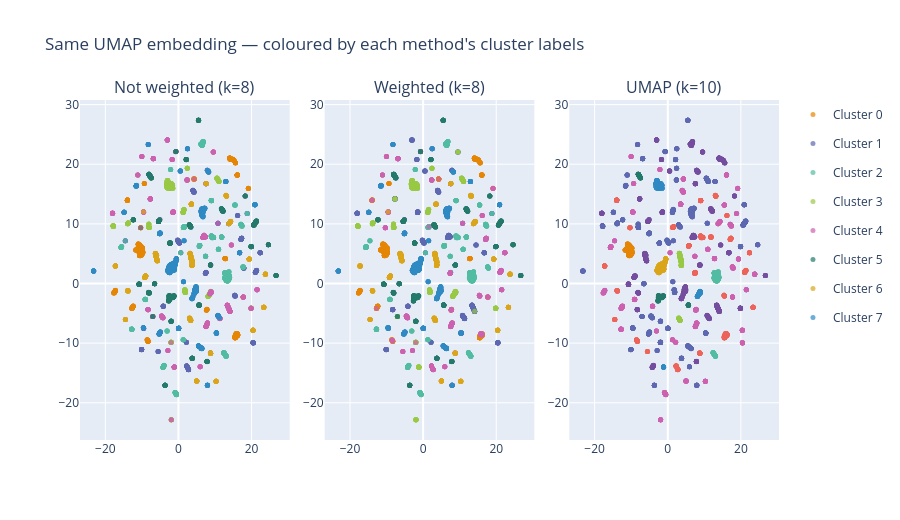

Notebook code for this chart:
### Code cell
# Same UMAP embedding, three sets of labels
#
# Projects all three methods' cluster labels onto the UMAP 2D embedding.
# Any visual difference between subplots is due purely to label assignment —
# the layout is identical. This makes it easy to see where methods agree
# and where they diverge.

emb2d = u["emb2d"]

fig = make_subplots(
    rows=1, cols=3,
    subplot_titles=[
        f"Not weighted (k={nw['winner_k']})",
        f"Weighted (k={w['winner_k']})",
        f"UMAP (k={u['umap_k']})",
    ],
    horizontal_spacing=0.05,
)

for col_idx, (approach, lbls) in enumerate([
    ("Not weighted", label_sets["Not weighted"]),
    ("Weighted",     label_sets["Weighted"]),
    ("UMAP",         label_sets["UMAP"]),
]):
    for cluster_id in sorted(np.unique(lbls)):
        mask = lbls == cluster_id
        fig.add_trace(
            go.Scatter(
                x=emb2d[mask, 0], y=emb2d[mask, 1],
                mode="markers",
                marker=dict(
                    size=5,
                    color=px.colors.qualitative.Vivid[
                        cluster_id % len(px.colors.qualitative.Vivid)
                    ],
                    opacity=0.7,
                ),
                name=f"Cluster {cluster_id}",
                legendgroup=f"{approach}_{cluster_id}",
                showlegend=(col_idx == 0),
            ),
            row=1, col=col_idx + 1,
        )

fig.update_layout(
    title="Same UMAP embedding — coloured by each method's cluster labels",
    height=520,
)
fig.show()

### Figure 1 — Plotly figure (JSON) as saved in the notebook; plotly's stock layout.template omitted (floating-point values rounded to 4 significant figures; data arrays with more than 128 entries replaced by an {"elided": "..."} marker saying what was removed)
{"data": [{"legendgroup": "Not weighted_0", "marker": {"color": "rgb(229, 134, 6)", "opacity": 0.7, "size": 5}, "mode": "markers", "name": "Cluster 0", "showlegend": true, "type": "scatter", "x": {"elided": "653 float values"}, "xaxis": "x", "y": {"elided": "653 float values"}, "yaxis": "y"}, {"legendgroup": "Not weighted_1", "marker": {"color": "rgb(93, 105, 177)", "opacity": 0.7, "size": 5}, "mode": "markers", "name": "Cluster 1", "showlegend": true, "type": "scatter", "x": {"elided": "434 float values"}, "xaxis": "x", "y": {"elided": "434 float values"}, "yaxis": "y"}, {"legendgroup": "Not weighted_2", "marker": {"color": "rgb(82, 188, 163)", "opacity": 0.7, "size": 5}, "mode": "markers", "name": "Cluster 2", "showlegend": true, "type": "scatter", "x": {"elided": "703 float values"}, "xaxis": "x", "y": {"elided": "703 float values"}, "yaxis": "y"}, {"legendgroup": "Not weighted_3", "marker": {"color": "rgb(153, 201, 69)", "opacity": 0.7, "size": 5}, "mode": "markers", "name": "Cluster 3", "showlegend": true, "type": "scatter", "x": {"elided": "553 float values"}, "xaxis": "x", "y": {"elided": "553 float values"}, "yaxis": "y"}, {"legendgroup": "Not weighted_4", "marker": {"color": "rgb(204, 97, 176)", "opacity": 0.7, "size": 5}, "mode": "markers", "name": "Cluster 4", "showlegend": true, "type": "scatter", "x": {"elided": "553 float values"}, "xaxis": "x", "y": {"elided": "553 float values"}, "yaxis": "y"}, {"legendgroup": "Not weighted_5", "marker": {"color": "rgb(36, 121, 108)", "opacity": 0.7, "size": 5}, "mode": "markers", "name": "Cluster 5", "showlegend": true, "type": "scatter", "x": {"elided": "626 float values"}, "xaxis": "x", "y": {"elided": "626 float values"}, "yaxis": "y"}, {"legendgroup": "Not weighted_6", "marker": {"color": "rgb(218, 165, 27)", "opacity": 0.7, "size": 5}, "mode": "markers", "name": "Cluster 6", "showlegend": true, "type": "scatter", "x": {"elided": "554 float values"}, "xaxis": "x", "y": {"elided": "554 float values"}, "yaxis": "y"}, {"legendgroup": "Not weighted_7", "marker": {"color": "rgb(47, 138, 196)", "opacity": 0.7, "size": 5}, "mode": "markers", "name": "Cluster 7", "showlegend": true, "type": "scatter", "x": {"elided": "874 float values"}, "xaxis": "x", "y": {"elided": "874 float values"}, "yaxis": "y"}, {"legendgroup": "Weighted_0", "marker": {"color": "rgb(229, 134, 6)", "opacity": 0.7, "size": 5}, "mode": "markers", "name": "Cluster 0", "showlegend": false, "type": "scatter", "x": {"elided": "604 float values"}, "xaxis": "x2", "y": {"elided": "604 float values"}, "yaxis": "y2"}, {"legendgroup": "Weighted_1", "marker": {"color": "rgb(93, 105, 177)", "opacity": 0.7, "size": 5}, "mode": "markers", "name": "Cluster 1", "showlegend": false, "type": "scatter", "x": {"elided": "572 float values"}, "xaxis": "x2", "y": {"elided": "572 float values"}, "yaxis": "y2"}, {"legendgroup": "Weighted_2", "marker": {"color": "rgb(82, 188, 163)", "opacity": 0.7, "size": 5}, "mode": "markers", "name": "Cluster 2", "showlegend": false, "type": "scatter", "x": {"elided": "776 float values"}, "xaxis": "x2", "y": {"elided": "776 float values"}, "yaxis": "y2"}, {"legendgroup": "Weighted_3", "marker": {"color": "rgb(153, 201, 69)", "opacity": 0.7, "size": 5}, "mode": "markers", "name": "Cluster 3", "showlegend": false, "type": "scatter", "x": {"elided": "610 float values"}, "xaxis": "x2", "y": {"elided": "610 float values"}, "yaxis": "y2"}, {"legendgroup": "Weighted_4", "marker": {"color": "rgb(204, 97, 176)", "opacity": 0.7, "size": 5}, "mode": "markers", "name": "Cluster 4", "showlegend": false, "type": "scatter", "x": {"elided": "408 float values"}, "xaxis": "x2", "y": {"elided": "408 float values"}, "yaxis": "y2"}, {"legendgroup": "Weighted_5", "marker": {"color": "rgb(36, 121, 108)", "opacity": 0.7, "size": 5}, "mode": "markers", "name": "Cluster 5", "showlegend": false, "type": "scatter", "x": {"elided": "627 float values"}, "xaxis": "x2", "y": {"elided": "627 float values"}, "yaxis": "y2"}, {"legendgroup": "Weighted_6", "marker": {"color": "rgb(218, 165, 27)", "opacity": 0.7, "size": 5}, "mode": "markers", "name": "Cluster 6", "showlegend": false, "type": "scatter", "x": {"elided": "562 float values"}, "xaxis": "x2", "y": {"elided": "562 float values"}, "yaxis": "y2"}, {"legendgroup": "Weighted_7", "marker": {"color": "rgb(47, 138, 196)", "opacity": 0.7, "size": 5}, "mode": "markers", "name": "Cluster 7", "showlegend": false, "type": "scatter", "x": {"elided": "791 float values"}, "xaxis": "x2", "y": {"elided": "791 float values"}, "yaxis": "y2"}, {"legendgroup": "UMAP_0", "marker": {"color": "rgb(229, 134, 6)", "opacity": 0.7, "size": 5}, "mode": "markers", "name": "Cluster 0", "showlegend": false, "type": "scatter", "x": {"elided": "213 float values"}, "xaxis": "x3", "y": {"elided": "213 float values"}, "yaxis": "y3"}, {"legendgroup": "UMAP_1", "marker": {"color": "rgb(93, 105, 177)", "opacity": 0.7, "size": 5}, "mode": "markers", "name": "Cluster 1", "showlegend": false, "type": "scatter", "x": {"elided": "1171 float values"}, "xaxis": "x3", "y": {"elided": "1171 float values"}, "yaxis": "y3"}, {"legendgroup": "UMAP_2", "marker": {"color": "rgb(82, 188, 163)", "opacity": 0.7, "size": 5}, "mode": "markers", "name": "Cluster 2", "showlegend": false, "type": "scatter", "x": {"elided": "231 float values"}, "xaxis": "x3", "y": {"elided": "231 float values"}, "yaxis": "y3"}, {"legendgroup": "UMAP_3", "marker": {"color": "rgb(153, 201, 69)", "opacity": 0.7, "size": 5}, "mode": "markers", "name": "Cluster 3", "showlegend": false, "type": "scatter", "x": {"elided": "185 float values"}, "xaxis": "x3", "y": {"elided": "185 float values"}, "yaxis": "y3"}, {"legendgroup": "UMAP_4", "marker": {"color": "rgb(204, 97, 176)", "opacity": 0.7, "size": 5}, "mode": "markers", "name": "Cluster 4", "showlegend": false, "type": "scatter", "x": {"elided": "736 float values"}, "xaxis": "x3", "y": {"elided": "736 float values"}, "yaxis": "y3"}, {"legendgroup": "UMAP_5", "marker": {"color": "rgb(36, 121, 108)", "opacity": 0.7, "size": 5}, "mode": "markers", "name": "Cluster 5", "showlegend": false, "type": "scatter", "x": {"elided": "189 float values"}, "xaxis": "x3", "y": {"elided": "189 float values"}, "yaxis": "y3"}, {"legendgroup": "UMAP_6", "marker": {"color": "rgb(218, 165, 27)", "opacity": 0.7, "size": 5}, "mode": "markers", "name": "Cluster 6", "showlegend": false, "type": "scatter", "x": {"elided": "259 float values"}, "xaxis": "x3", "y": {"elided": "259 float values"}, "yaxis": "y3"}, {"legendgroup": "UMAP_7", "marker": {"color": "rgb(47, 138, 196)", "opacity": 0.7, "size": 5}, "mode": "markers", "name": "Cluster 7", "showlegend": false, "type": "scatter", "x": {"elided": "287 float values"}, "xaxis": "x3", "y": {"elided": "287 float values"}, "yaxis": "y3"}, {"legendgroup": "UMAP_8", "marker": {"color": "rgb(118, 78, 159)", "opacity": 0.7, "size": 5}, "mode": "markers", "name": "Cluster 8", "showlegend": false, "type": "scatter", "x": {"elided": "1057 float values"}, "xaxis": "x3", "y": {"elided": "1057 float values"}, "yaxis": "y3"}, {"legendgroup": "UMAP_9", "marker": {"color": "rgb(237, 100, 90)", "opacity": 0.7, "size": 5}, "mode": "markers", "name": "Cluster 9", "showlegend": false, "type": "scatter", "x": {"elided": "622 float values"}, "xaxis": "x3", "y": {"elided": "622 float values"}, "yaxis": "y3"}], "layout": {"annotations": [{"font": {"size": 16}, "showarrow": false, "text": "Not weighted (k=8)", "x": 0.15, "xanchor": "center", "xref": "paper", "y": 1, "yanchor": "bottom", "yref": "paper"}, {"font": {"size": 16}, "showarrow": false, "text": "Weighted (k=8)", "x": 0.5, "xanchor": "center", "xref": "paper", "y": 1, "yanchor": "bottom", "yref": "paper"}, {"font": {"size": 16}, "showarrow": false, "text": "UMAP (k=10)", "x": 0.85, "xanchor": "center", "xref": "paper", "y": 1, "yanchor": "bottom", "yref": "paper"}], "height": 520, "title": {"text": "Same UMAP embedding — coloured by each method's cluster labels"}, "xaxis": {"anchor": "y", "domain": [0, 0.3]}, "xaxis2": {"anchor": "y2", "domain": [0.35, 0.65]}, "xaxis3": {"anchor": "y3", "domain": [0.7, 1]}, "yaxis": {"anchor": "x", "domain": [0, 1]}, "yaxis2": {"anchor": "x2", "domain": [0, 1]}, "yaxis3": {"anchor": "x3", "domain": [0, 1]}}}
